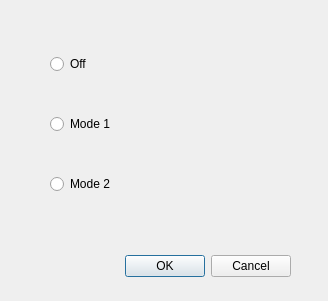
<?xml version="1.0" encoding="UTF-8"?>
<ui version="4.0">
 <class>SimModeDialog</class>
 <widget class="QDialog" name="SimModeDialog">
  <property name="geometry">
   <rect>
    <x>0</x>
    <y>0</y>
    <width>328</width>
    <height>301</height>
   </rect>
  </property>
  <property name="windowTitle">
   <string>Dialog</string>
  </property>
  <widget class="QDialogButtonBox" name="buttonBox">
   <property name="geometry">
    <rect>
     <x>-50</x>
     <y>250</y>
     <width>341</width>
     <height>32</height>
    </rect>
   </property>
   <property name="orientation">
    <enum>Qt::Horizontal</enum>
   </property>
   <property name="standardButtons">
    <set>QDialogButtonBox::Cancel|QDialogButtonBox::Ok</set>
   </property>
  </widget>
  <widget class="QWidget" name="">
   <property name="geometry">
    <rect>
     <x>50</x>
     <y>20</y>
     <width>72</width>
     <height>211</height>
    </rect>
   </property>
   <layout class="QVBoxLayout" name="verticalLayout">
    <item>
     <widget class="QRadioButton" name="OffButton">
      <property name="text">
       <string>Off</string>
      </property>
     </widget>
    </item>
    <item>
     <widget class="QRadioButton" name="Mode1Button">
      <property name="text">
       <string>Mode 1</string>
      </property>
     </widget>
    </item>
    <item>
     <widget class="QRadioButton" name="Mode2Button">
      <property name="text">
       <string>Mode 2</string>
      </property>
     </widget>
    </item>
   </layout>
  </widget>
 </widget>
 <resources/>
 <connections>
  <connection>
   <sender>buttonBox</sender>
   <signal>accepted()</signal>
   <receiver>SimModeDialog</receiver>
   <slot>accept()</slot>
   <hints>
    <hint type="sourcelabel">
     <x>248</x>
     <y>254</y>
    </hint>
    <hint type="destinationlabel">
     <x>157</x>
     <y>274</y>
    </hint>
   </hints>
  </connection>
  <connection>
   <sender>buttonBox</sender>
   <signal>rejected()</signal>
   <receiver>SimModeDialog</receiver>
   <slot>reject()</slot>
   <hints>
    <hint type="sourcelabel">
     <x>316</x>
     <y>260</y>
    </hint>
    <hint type="destinationlabel">
     <x>286</x>
     <y>274</y>
    </hint>
   </hints>
  </connection>
 </connections>
</ui>
